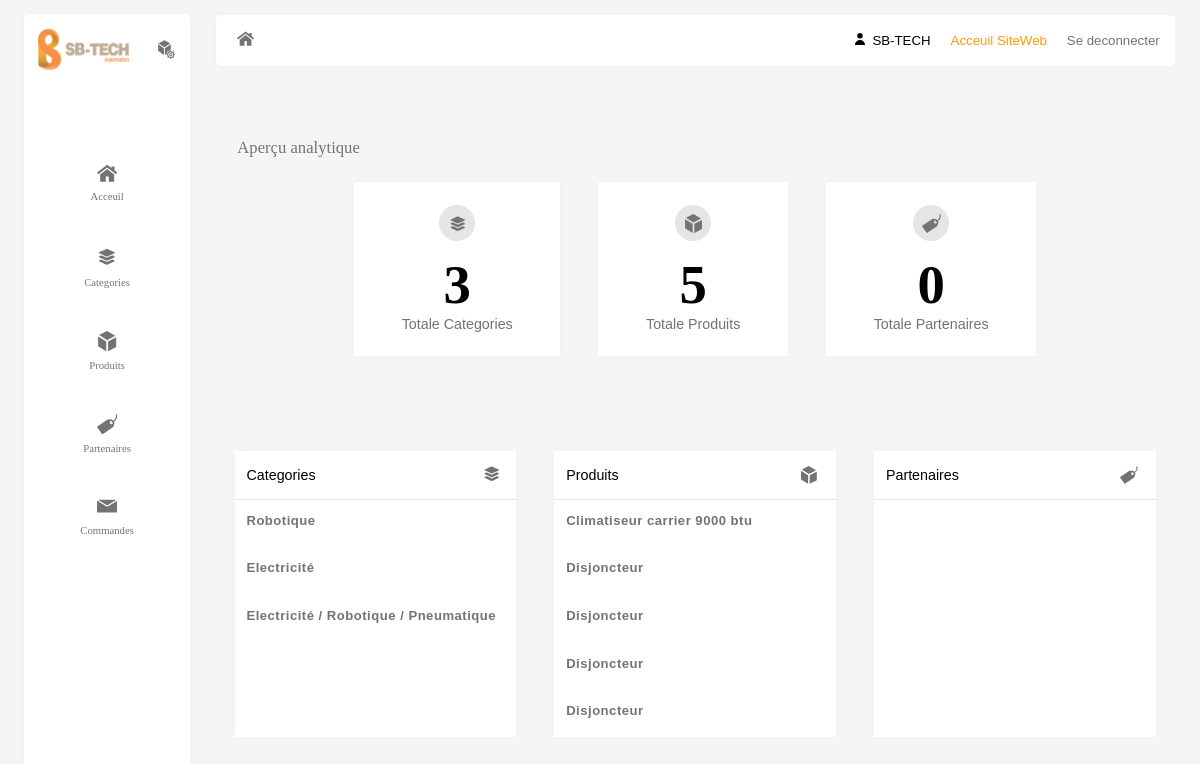
The page /admin/accueil.php?admin=SB-Tech (signed in) on the database its author committed.
### tables this page shows
CREATE TABLE `categorie` (
  `id_cat` int(5) NOT NULL,
  `nom_cat` text NOT NULL,
  `image` varchar(500) NOT NULL
);

CREATE TABLE `product` (
  `id_prd` int(5) NOT NULL,
  `nom_prd` text NOT NULL,
  `categorie` text NOT NULL,
  `details` text NOT NULL,
  `brand` varchar(100) NOT NULL,
  `image1` varchar(100) NOT NULL,
  `image2` varchar(100) NOT NULL,
  `image3` varchar(100) NOT NULL,
  `image4` varchar(100) NOT NULL
);

### admin/accueil.php (the view, shortened to what this page needs)
<?php
$admin=$_SESSION['nom'];
include('../db.php');
if (!empty($admin)) {
    $queryC=$conn->prepare("SELECT * FROM `categorie`;");
$queryC->execute();
$resultsC=$queryC->fetchAll();
$query1C=$conn->prepare("SELECT COUNT(id_cat) FROM categorie;");
$query1C->execute();
$resC=$query1C->fetchAll();
$queryP=$conn->prepare("SELECT * FROM `product`;");
$queryP->execute();
$resultsP=$queryP->fetchAll();
$query1P=$conn->prepare("SELECT COUNT(id_prd) FROM product;");
$query1P->execute();
$resP=$query1P->fetchAll();
$query1Pr=$conn->prepare("SELECT COUNT(id_part) FROM `partner`;");
$query1Pr->execute();
$resPr=$query1Pr->fetchAll();
}else {
    header('location:../page-login.php');
}
?>
<!DOCTYPE html>
<html lang="en">
<head>
    <link rel="stylesheet" href="https://stackpath.bootstrapcdn.com/font-awesome/4.7.0/css/font-awesome.min.css">
    <link rel="stylesheet" href="css/accueil.css">
    <link rel="stylesheet" href="css/nav.css">
    <link rel="stylesheet" href="css/header.css">
</head>
<body>
    <nav>
        <header>
            <div class="logo">
                <img src="../assets/svg/logo2.png" alt="">
            </div>
            <div class="ico">
            </div>
        </header>
        <div class="navs">
            <div class="nav-link">
                <a href="accueil.php">
                    <span>
                        Acceuil
                    </span>
                </a>
            </div>
            <div class="nav-link <%= Categories %>">
                <a href="categories.php">
                    <span>
                        Categories
                    </span>
                </a>
            </div>
            <div class="nav-link <%= produits %>">
                <a href="produit.php">
                    <span>
                        Produits
                    </span>
                </a>
            </div>
            <div class="nav-link <%= Partenaires %>">
                <a href="partenaire.php">
                    <span>Partenaires</span>
                </a>
            </div>
            <div class="nav-link ">
                <a id="com" href="commande.php">
                    <span>commandes</span>
                </a>
            </div>
        </div>
    </nav>
    <main>
        <header>
            <div class="iconMain">  </div>
            <div class="navs-ng">
                <ul>
                    <li>
                        <div class="icon">  </div> SB-TECH
                    </li>
                    <li class="backend"> <a href="../index.php">Acceuil SiteWeb</a> </li>
                    <li> <a href="disconn.php">Se deconnecter</a> </li>
                </ul>
            </div>
        </header>
        <section id="dashboard">
            <div class="title">Aperçu analytique</div>
            <div class="container-dashboard">
                <div class="card-ov">
                    <div class="icon">
                    </div>
                    <div class="number">
                    <?php echo $resC[0]['COUNT(id_cat)'];?>
                    </div>
                    <div class="total">Totale Categories</div>
                </div>
                <div class="card-ov">
                    <div class="icon">
                    </div>
                    <div class="number">
                    <?php echo $resP[0]['COUNT(id_prd)'];?>
                    </div>
                    <div class="total">Totale Produits</div>
                </div>
                <div class="card-ov">
                    <div class="icon">
                    </div>
                    <div class="number"><?php echo $resPr[0]['COUNT(id_part)'];?></div>
                    <div class="total">Totale Partenaires</div>
                </div>
            </div>
        </section>
        <section id="dahboard-description">
            <div class="container-description">
                <div class="card-desc-ui">
                    <div class="top-sec">
                        <div class="text">Categories</div>
                        <div class="icon"></div>
                    </div>
                    <ul>
                    <?php
                          if (sizeof($resultsC)>0) {
                            for ($i=0; $i <sizeof($resultsC) ; $i++) {
                              $cat=$resultsC[$i]['nom_cat'];
                              echo"<li>$cat</li>";
                            }
                          }?>
                    </ul>
                </div>
                <div class="card-desc-ui">
                    <div class="top-sec">
                        <div class="text">Produits</div>
                        <div class="icon">
                        </div>
                    </div>
                    <ul>
                    <?php
                          if (sizeof($resultsP)>0) {
                            for ($i=0; $i <sizeof($resultsP) ; $i++) {
                              $prd=$resultsP[$i]['nom_prd'];
                              echo"<li>$prd</li>";
                            }
                          }?>
                    </ul>
                </div>
                <div class="card-desc-ui">
                    <div class="top-sec">
                        <div class="text">Partenaires</div>
                        <div class="icon">  </div>
                    </div>
                    <ul>
                    </ul>
                </div>
            </div>
        </section>
    </main>
</body>
</html>

### admin/css/nav.css (style rules this page uses)
body { padding: 0; margin: 0; -webkit-box-sizing: border-box; box-sizing: border-box; height: 100%; width: 100%; background-color: #f5f5f5; font-size: calc(1em + 0.65vw); }
body nav { position: absolute; left: 0; height: calc(100% - 0.6em); width: calc(6em); background-color: #fff; overflow: hidden auto; display: -webkit-box; display: -ms-flexbox; display: flex; -webkit-box-orient: vertical; -webkit-box-direction: normal; -ms-flex-direction: column; flex-direction: column; -webkit-box-align: center; -ms-flex-align: center; align-items: center; padding: 0 0.5em; margin: 0.6em 1em 0 1em; -webkit-box-shadow: 0 0 8px -2px rgba(0, 0, 0, 0.05); box-shadow: 0 0 8px -2px rgba(0, 0, 0, 0.05); border-top-left-radius: 5px; border-top-right-radius: 5px; }
body nav header { position: relative; width: 100%; display: -webkit-box; display: -ms-flexbox; display: flex; -webkit-box-align: center; -ms-flex-align: center; align-items: center; -webkit-box-pack: justify; -ms-flex-pack: justify; justify-content: space-between; margin-top: 0.6em; }
body nav header div.logo { width: 6rem; display: -webkit-box; display: -ms-flexbox; display: flex; -webkit-box-pack: center; -ms-flex-pack: center; justify-content: center; -webkit-box-align: center; -ms-flex-align: center; align-items: center; }
body nav header div.logo img { width: 95%; fill: #7a939e; }
body nav header div.ico { width: 1em; height: 1em; display: -webkit-box; display: -ms-flexbox; display: flex; -webkit-box-pack: center; -ms-flex-pack: center; justify-content: center; -webkit-box-align: center; -ms-flex-align: center; align-items: center; }
body nav header div.ico svg { width: 0.8em; height: 0.8em; fill: #727375; }
body nav div.navs { position: relative; margin-top: 3em; width: 80%; display: -webkit-box; display: -ms-flexbox; display: flex; -webkit-box-orient: vertical; -webkit-box-direction: normal; -ms-flex-direction: column; flex-direction: column; -webkit-box-align: center; -ms-flex-align: center; align-items: center; }
body nav div.navs .nav-link { position: relative; display: -webkit-box; display: -ms-flexbox; display: flex; -webkit-box-orient: vertical; -webkit-box-direction: normal; -ms-flex-direction: column; flex-direction: column; -webkit-box-pack: center; -ms-flex-pack: center; justify-content: center; -webkit-box-align: center; -ms-flex-align: center; align-items: center; background-color: #fff; -webkit-box-shadow: 0; box-shadow: 0; padding: 0.5em; border-radius: 0.3em; margin: 0.5em 0; width: 42%; -webkit-transition: 0.4s background-color, 0.4s -webkit-box-shadow; transition: 0.4s background-color, 0.4s -webkit-box-shadow; transition: 0.4s background-color, 0.4s box-shadow; transition: 0.4s background-color, 0.4s box-shadow, 0.4s -webkit-box-shadow; font-size: 0.9em; }
body nav div.navs .nav-link a { position: relative; display: -webkit-box; display: -ms-flexbox; display: flex; -webkit-box-orient: vertical; -webkit-box-direction: normal; -ms-flex-direction: column; flex-direction: column; -webkit-box-pack: center; -ms-flex-pack: center; justify-content: center; -webkit-box-align: center; -ms-flex-align: center; align-items: center; text-decoration: none; font-size: 0.5em; color: inherit; font-family: Falling; }
body nav div.navs .nav-link a svg { height: 1.9em; width: 1.9em; fill: #727375; }
body nav div.navs .nav-link a svg.s19 { width: 2.2em; height: 2.2em; }
body nav div.navs .nav-link a span { margin-top: 0.7em; color: #727375; text-transform: capitalize; }

### rows shown on the page
categorie: nom_cat "Robotique"
categorie: nom_cat "Electricité"
categorie: nom_cat "Electricité / Robotique / Pneumatique"
product: nom_prd "Climatiseur carrier 9000 btu"
product: nom_prd "Disjoncteur"
product: nom_prd "Disjoncteur"
product: nom_prd "Disjoncteur"
product: nom_prd "Disjoncteur"

### other values the page prints
$resC[0]['COUNT(id_cat)'] "3"
$resP[0]['COUNT(id_prd)'] "5"
$resPr[0]['COUNT(id_part)'] "0"
